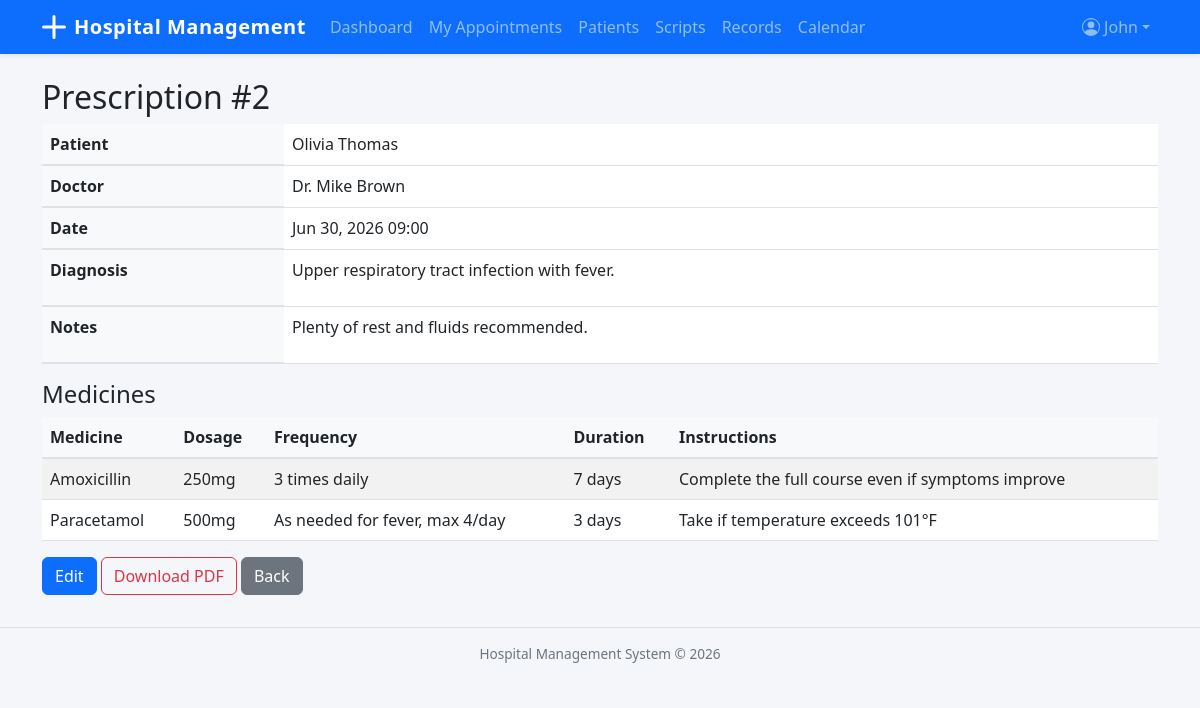
The app's page /records/prescriptions/2/ (signed in) with its own data.
### accounts/models.py (models this page shows, shortened)
class User(AbstractUser):
    class Role(models.TextChoices):
        ADMIN = 'Admin', 'Admin'
        DOCTOR = 'Doctor', 'Doctor'
        RECEPTIONIST = 'Receptionist', 'Receptionist'
    role = models.CharField(max_length=20, choices=Role.choices, default=Role.RECEPTIONIST)
    phone_number = models.CharField(max_length=15, blank=True)

### records/models.py (models this page shows, shortened)
class Prescription(models.Model):
    appointment = models.ForeignKey(
        'appointments.Appointment', on_delete=models.CASCADE, related_name='prescriptions'
    )
    patient = models.ForeignKey(
        'patients.Patient', on_delete=models.CASCADE, related_name='prescriptions'
    )
    doctor = models.ForeignKey(
        'doctors.Doctor', on_delete=models.SET_NULL, null=True, related_name='prescriptions'
    )
    date_prescribed = models.DateTimeField(auto_now_add=True)
    diagnosis = models.TextField()
    notes = models.TextField(blank=True)

class PrescriptionItem(models.Model):
    prescription = models.ForeignKey(
        Prescription, on_delete=models.CASCADE, related_name='items'
    )
    medicine_name = models.CharField(max_length=200)
    dosage = models.CharField(max_length=100)
    frequency = models.CharField(max_length=100)
    duration = models.CharField(max_length=100)
    instructions = models.TextField(blank=True)

### patients/models.py (models this page shows)
class Patient(models.Model):
    class Gender(models.TextChoices):
        MALE = 'Male', 'Male'
        FEMALE = 'Female', 'Female'
        OTHER = 'Other', 'Other'
    class BloodGroup(models.TextChoices):
        A_POS = 'A+', 'A+'
        A_NEG = 'A-', 'A-'
        B_POS = 'B+', 'B+'
        B_NEG = 'B-', 'B-'
        AB_POS = 'AB+', 'AB+'
        AB_NEG = 'AB-', 'AB-'
        O_POS = 'O+', 'O+'
        O_NEG = 'O-', 'O-'
    first_name = models.CharField(max_length=50)
    last_name = models.CharField(max_length=50)
    date_of_birth = models.DateField()
    gender = models.CharField(max_length=10, choices=Gender.choices)
    blood_group = models.CharField(max_length=5, choices=BloodGroup.choices, blank=True)
    phone_number = models.CharField(max_length=15)
    email = models.EmailField(blank=True)
    address = models.TextField(blank=True)
    emergency_contact_name = models.CharField(max_length=100, blank=True)
    emergency_contact_phone = models.CharField(max_length=15, blank=True)
    registered_date = models.DateTimeField(auto_now_add=True)
    def __str__(self):
        return f"{self.first_name} {self.last_name}"

### doctors/models.py (models this page shows)
class Doctor(models.Model):
    user = models.OneToOneField(settings.AUTH_USER_MODEL, on_delete=models.CASCADE)
    department = models.ForeignKey(
        'departments.Department', on_delete=models.SET_NULL,
        null=True, blank=True, related_name='doctors'
    )
    specialization = models.CharField(max_length=100)
    qualification = models.CharField(max_length=200)
    experience_years = models.PositiveIntegerField(default=0)
    consultation_fee = models.DecimalField(max_digits=10, decimal_places=2, default=0)
    available_days = models.CharField(
        max_length=100,
        help_text="Comma-separated days (e.g., Monday,Tuesday,Wednesday)"
    )
    available_time_start = models.TimeField(null=True, blank=True)
    available_time_end = models.TimeField(null=True, blank=True)
    is_active = models.BooleanField(default=True)
    def __str__(self):
        return f"Dr. {self.user.get_full_name() or self.user.username}"

### records/views.py (the view)
# urls.py: path('prescriptions/<int:pk>/', views.PrescriptionDetailView.as_view(), name='prescription_detail'),
class PrescriptionDetailView(LoginRequiredMixin, DetailView):
    model = Prescription
    template_name = 'records/prescription_detail.html'
    context_object_name = 'prescription'

### templates/records/prescription_detail.html (shortened to what this page needs)
{% extends 'base.html' %}
{% block content %}
<h2>Prescription #{{ prescription.id }}</h2>
<table class="table">
    <tr><th>Patient</th><td>{{ prescription.patient }}</td></tr>
    <tr><th>Doctor</th><td>{{ prescription.doctor }}</td></tr>
    <tr><th>Date</th><td>{{ prescription.date_prescribed|date:"M d, Y H:i" }}</td></tr>
    <tr><th>Diagnosis</th><td>{{ prescription.diagnosis|linebreaks }}</td></tr>
    {% if prescription.notes %}<tr><th>Notes</th><td>{{ prescription.notes|linebreaks }}</td></tr>{% endif %}
</table>
<h4>Medicines</h4>
<table class="table table-striped">
    <thead><tr><th>Medicine</th><th>Dosage</th><th>Frequency</th><th>Duration</th><th>Instructions</th></tr></thead>
    <tbody>
    {% for item in prescription.items.all %}
    <tr>
        <td>{{ item.medicine_name }}</td>
        <td>{{ item.dosage }}</td>
        <td>{{ item.frequency }}</td>
        <td>{{ item.duration }}</td>
        <td>{{ item.instructions|default:"—" }}</td>
    </tr>
    {% empty %}
    <tr><td colspan="5" class="text-muted">No medicine items.</td></tr>
    {% endfor %}
    </tbody>
</table>
<div class="mt-3">
    {% if user.role == 'Doctor' %}
    <a href="{% url 'prescription_update' prescription.pk %}" class="btn btn-primary">Edit</a>
    {% endif %}
    <a href="{% url 'prescription_pdf' prescription.pk %}" class="btn btn-outline-danger">
        Download PDF
    </a>
    <a href="{% url 'prescription_list' %}" class="btn btn-secondary">Back</a>
</div>
{% endblock %}

### templates/base.html (shortened to what this page needs)
<!DOCTYPE html>
<html lang="en">
<head>
    <link href="https://cdn.jsdelivr.net/npm/bootstrap@5.3.0/dist/css/bootstrap.min.css" rel="stylesheet">
</head>
<body>
    <nav class="navbar navbar-expand-lg navbar-dark bg-primary shadow-sm">
        <div class="container">
            <a class="navbar-brand d-flex align-items-center" href="{% url 'dashboard_redirect' %}">
                <svg xmlns="http://www.w3.org/2000/svg" width="24" height="24" fill="currentColor" class="me-2" viewBox="0 0 16 16">
                    <path d="M8 0a1 1 0 0 1 1 1v6h6a1 1 0 1 1 0 2H9v6a1 1 0 1 1-2 0V9H1a1 1 0 0 1 0-2h6V1a1 1 0 0 1 1-1z"/>
                </svg>
                <span class="d-none d-sm-inline">Hospital Management</span><span class="d-sm-none">HMS</span>
            </a>
            <div class="collapse navbar-collapse" id="navbarNav">
                {% if user.is_authenticated %}
                <ul class="navbar-nav me-auto">
                    {% if user.role == 'Admin' %}
                    <li class="nav-item"><a class="nav-link{% if request.resolver_match.url_name == 'admin_dashboard' %} active{% endif %}" href="{% url 'admin_dashboard' %}">Dashboard</a></li>
                    <li class="nav-item"><a class="nav-link{% if request.resolver_match.url_name == 'department_list' %} active{% endif %}" href="{% url 'department_list' %}">Departments</a></li>
                    <li class="nav-item"><a class="nav-link{% if 'doctor' in request.resolver_match.url_name %} active{% endif %}" href="{% url 'doctor_list' %}">Doctors</a></li>
                    <li class="nav-item"><a class="nav-link{% if 'patient' in request.resolver_match.url_name %} active{% endif %}" href="{% url 'patient_list' %}">Patients</a></li>
                    <li class="nav-item"><a class="nav-link{% if 'appointment' in request.resolver_match.url_name %} active{% endif %}" href="{% url 'appointment_list' %}">Appointments</a></li>
                    <li class="nav-item"><a class="nav-link{% if 'prescription' in request.resolver_match.url_name %} active{% endif %}" href="{% url 'prescription_list' %}">Prescriptions</a></li>
                    <li class="nav-item"><a class="nav-link{% if 'record' in request.resolver_match.url_name %} active{% endif %}" href="{% url 'medical_record_list' %}">Records</a></li>
                    <li class="nav-item"><a class="nav-link{% if 'report' in request.resolver_match.url_name %} active{% endif %}" href="{% url 'patient_report' %}">Reports</a></li>
                    <li class="nav-item"><a class="nav-link{% if 'calendar' in request.resolver_match.url_name %} active{% endif %}" href="{% url 'doctor_calendar' %}">Calendar</a></li>
                    {% elif user.role == 'Doctor' %}
                    <li class="nav-item"><a class="nav-link{% if request.resolver_match.url_name == 'doctor_dashboard' %} active{% endif %}" href="{% url 'doctor_dashboard' %}">Dashboard</a></li>
                    <li class="nav-item"><a class="nav-link{% if request.resolver_match.url_name == 'doctor_appointments' %} active{% endif %}" href="{% url 'doctor_appointments' %}">My Appointments</a></li>
                    <li class="nav-item"><a class="nav-link{% if 'patient' in request.resolver_match.url_name %} active{% endif %}" href="{% url 'patient_list' %}">Patients</a></li>
                    <li class="nav-item"><a class="nav-link{% if request.resolver_match.url_name == 'doctor_prescriptions' %} active{% endif %}" href="{% url 'doctor_prescriptions' %}">Scripts</a></li>
                    <li class="nav-item"><a class="nav-link{% if request.resolver_match.url_name == 'doctor_medical_records' %} active{% endif %}" href="{% url 'doctor_medical_records' %}">Records</a></li>
                    <li class="nav-item"><a class="nav-link{% if 'calendar' in request.resolver_match.url_name %} active{% endif %}" href="{% url 'doctor_calendar' %}">Calendar</a></li>
                    {% endif %}
                </ul>
                <ul class="navbar-nav">
                    <li class="nav-item dropdown">
                        <a class="nav-link dropdown-toggle d-flex align-items-center" href="#" role="button" data-bs-toggle="dropdown">
                            <span class="d-none d-md-inline">{{ user.get_short_name|default:user.username }}</span>
                        </a>
                    </li>
                </ul>
                {% endif %}
            </div>
        </div>
    </nav>
    <div class="container mt-4">
        {% block content %}{% endblock %}
    </div>
    <footer class="footer text-center">
        <div class="container">
            Hospital Management System &copy; {% now "Y" %}
        </div>
    </footer>
</body>
</html>

### templates/base.html (style rules this page uses)
body { background-color: #f4f6f9; }
.navbar { padding-top: 0; padding-bottom: 0; }
.navbar-brand { font-weight: 700; letter-spacing: 0.5px; padding-top: 0.75rem; padding-bottom: 0.75rem; }
.navbar .nav-link { padding-top: 0.75rem; padding-bottom: 0.75rem; position: relative; }
.table th { background-color: #f8f9fa; border-bottom-width: 2px; }
.footer { font-size: 0.85rem; color: #6c757d; border-top: 1px solid #dee2e6; padding: 1rem 0; margin-top: 2rem; }

### records on screen
User: get_short_name "John"
Prescription: id "2", patient "Olivia Thomas", doctor "Dr. Mike Brown", date_prescribed "Jun 30, 2026 09:00", diagnosis "Upper respiratory tract infection with fever.", notes "Plenty of rest and fluids recommended."
PrescriptionItem: medicine_name "Amoxicillin", dosage "250mg", frequency "3 times daily", duration "7 days", instructions "Complete the full course even if symptoms improve"
PrescriptionItem: medicine_name "Paracetamol", dosage "500mg", frequency "As needed for fever, max 4/day", duration "3 days", instructions "Take if temperature exceeds 101°F"
